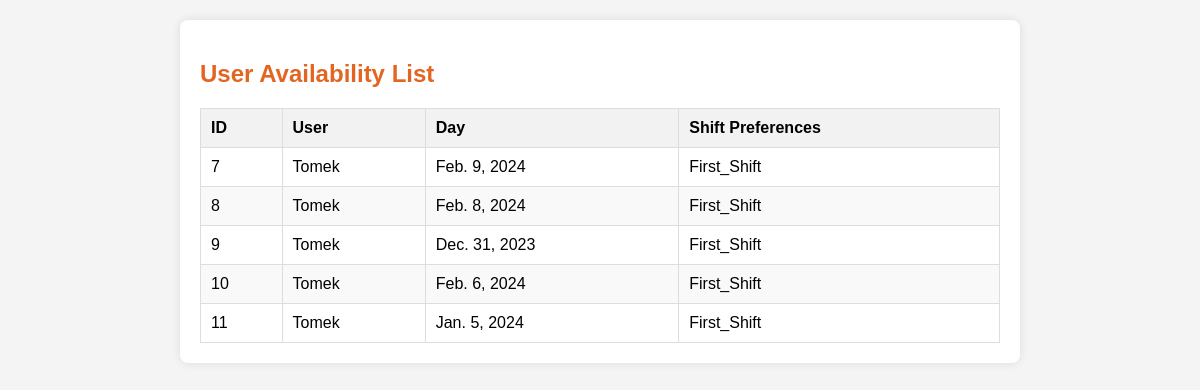
The app's page /availability_list (signed in), older data.
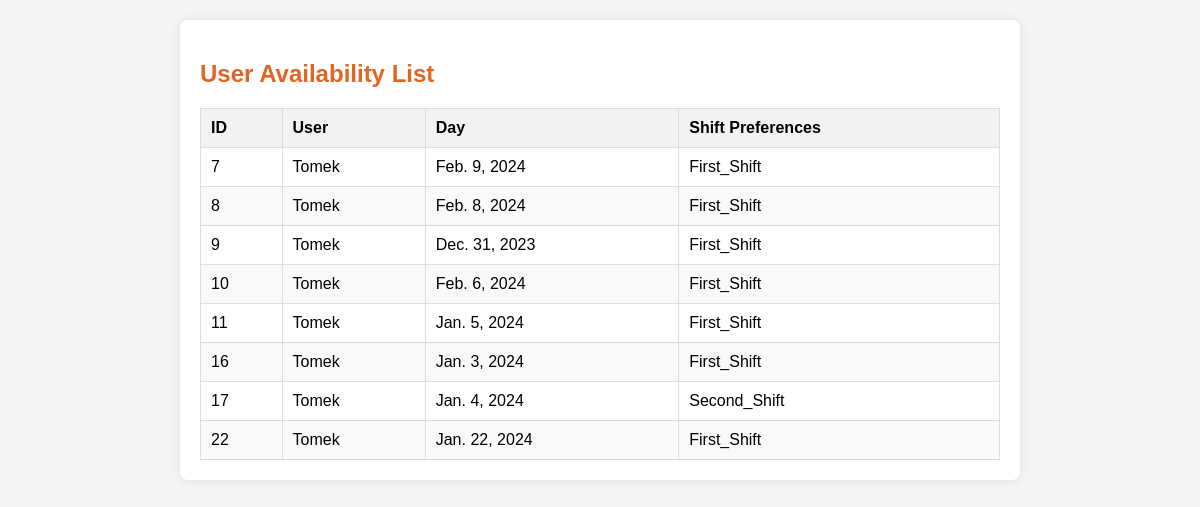
The same page, newer data.
### viewer/models.py (models this page shows, shortened)
class UserAvailability(models.Model):
    user_availability_id = models.AutoField(primary_key=True)
    user_id = models.ForeignKey(User, on_delete=models.CASCADE)
    day = models.DateField(blank=True)
    shift_preferences = models.CharField(max_length=20, choices=SHIFT_CHOICES)

### viewer/views.py (the view)
# urls.py: path('availability_list', views.availability_list, name='availability_list'),
def availability_list(request):
    if request.user.is_staff:
        user_availabilities = UserAvailability.objects.all()
    else:
        user_availabilities = UserAvailability.objects.filter(user_id=request.user)
    context = {
        'user_availabilities': user_availabilities,
    }
    return render(request, 'schedule/availability_list.html', context)

### viewer/templates/schedule/availability_list.html (shortened to what this page needs)
<!DOCTYPE html>
<html lang="en">
<head>
</head>
<body>
<div class="container">
    <h2>User Availability List</h2>
    {% if user_availabilities %}
        <table class="availability-table">
            <thead>
                <tr>
                    <th onclick="sortTable(0)">ID</th>
                    <th onclick="sortTable(1)">User</th>
                    <th onclick="sortTable(2)">Day</th>
                    <th onclick="sortTable(3)">Shift Preferences</th>
                </tr>
            </thead>
            <tbody>
                {% for availability in user_availabilities %}
                    <tr>
                        <td>{{ availability.user_availability_id }}</td>
                        <td>{{ availability.user_id.username }}</td>
                        <td>{{ availability.day }}</td>
                        <td>{{ availability.shift_preferences }}</td>
                    </tr>
                {% endfor %}
            </tbody>
        </table>
    {% else %}
        <p>No availabilities found.</p>
    {% endif %}
</div>
</body>
</html>

Row changes from the older to the newer data that the page shows:
added UserAvailability: user_availability_id "16", user_id.username "Tomek", day "Jan. 3, 2024", shift_preferences "First_Shift"
added UserAvailability: user_availability_id "17", user_id.username "Tomek", day "Jan. 4, 2024", shift_preferences "Second_Shift"
added UserAvailability: user_availability_id "22", user_id.username "Tomek", day "Jan. 22, 2024", shift_preferences "First_Shift"
